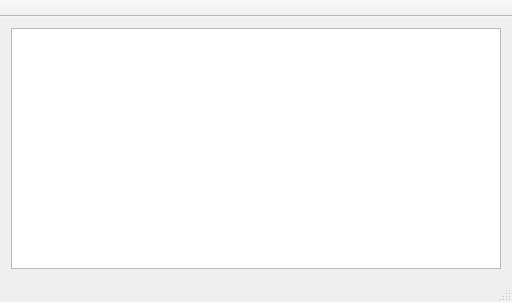
<?xml version="1.0" encoding="UTF-8"?>
<ui version="4.0">
 <class>MainWindow</class>
 <widget class="QMainWindow" name="MainWindow">
  <property name="geometry">
   <rect>
    <x>0</x>
    <y>0</y>
    <width>512</width>
    <height>302</height>
   </rect>
  </property>
  <property name="sizePolicy">
   <sizepolicy hsizetype="Expanding" vsizetype="Expanding">
    <horstretch>0</horstretch>
    <verstretch>0</verstretch>
   </sizepolicy>
  </property>
  <property name="windowTitle">
   <string>Batch Resize</string>
  </property>
  <widget class="QWidget" name="centralWidget">
   <layout class="QGridLayout" name="gridLayout">
    <item row="0" column="0">
     <widget class="QListView" name="listView">
      <property name="sizePolicy">
       <sizepolicy hsizetype="Expanding" vsizetype="Expanding">
        <horstretch>0</horstretch>
        <verstretch>0</verstretch>
       </sizepolicy>
      </property>
      <property name="locale">
       <locale language="English" country="UnitedStates"/>
      </property>
      <property name="editTriggers">
       <set>QAbstractItemView::NoEditTriggers</set>
      </property>
     </widget>
    </item>
   </layout>
  </widget>
  <widget class="QToolBar" name="mainToolBar">
   <property name="sizePolicy">
    <sizepolicy hsizetype="Preferred" vsizetype="Preferred">
     <horstretch>0</horstretch>
     <verstretch>0</verstretch>
    </sizepolicy>
   </property>
   <property name="movable">
    <bool>false</bool>
   </property>
   <property name="iconSize">
    <size>
     <width>16</width>
     <height>16</height>
    </size>
   </property>
   <property name="toolButtonStyle">
    <enum>Qt::ToolButtonIconOnly</enum>
   </property>
   <property name="floatable">
    <bool>false</bool>
   </property>
   <attribute name="toolBarArea">
    <enum>TopToolBarArea</enum>
   </attribute>
   <attribute name="toolBarBreak">
    <bool>false</bool>
   </attribute>
  </widget>
  <widget class="QStatusBar" name="statusBar"/>
 </widget>
 <layoutdefault spacing="6" margin="11"/>
 <resources/>
 <connections/>
</ui>
